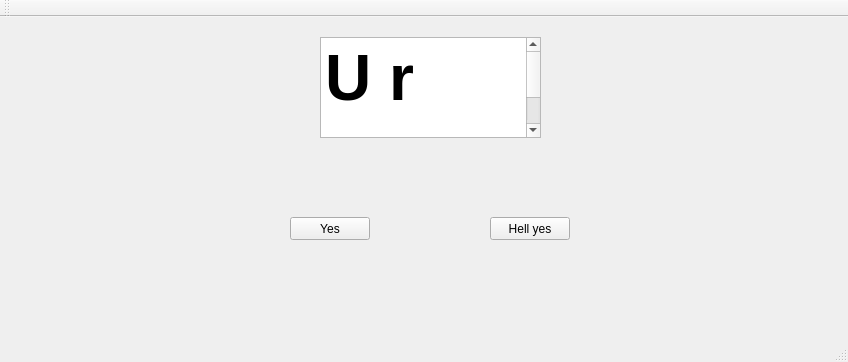
<?xml version="1.0" encoding="UTF-8"?>
<ui version="4.0">
 <class>MainWindow</class>
 <widget class="QMainWindow" name="MainWindow">
  <property name="geometry">
   <rect>
    <x>0</x>
    <y>0</y>
    <width>848</width>
    <height>362</height>
   </rect>
  </property>
  <property name="windowTitle">
   <string>MainWindow</string>
  </property>
  <widget class="QWidget" name="centralWidget">
   <widget class="QPushButton" name="pushButton">
    <property name="geometry">
     <rect>
      <x>290</x>
      <y>200</y>
      <width>80</width>
      <height>23</height>
     </rect>
    </property>
    <property name="text">
     <string>Yes</string>
    </property>
   </widget>
   <widget class="QPushButton" name="pushButton_2">
    <property name="geometry">
     <rect>
      <x>490</x>
      <y>200</y>
      <width>80</width>
      <height>23</height>
     </rect>
    </property>
    <property name="text">
     <string>Hell yes</string>
    </property>
   </widget>
   <widget class="QTextBrowser" name="textBrowser">
    <property name="geometry">
     <rect>
      <x>320</x>
      <y>20</y>
      <width>221</width>
      <height>101</height>
     </rect>
    </property>
    <property name="html">
     <string>&lt;!DOCTYPE HTML PUBLIC &quot;-//W3C//DTD HTML 4.0//EN&quot; &quot;http://www.w3.org/TR/REC-html40/strict.dtd&quot;&gt;
&lt;html&gt;&lt;head&gt;&lt;meta name=&quot;qrichtext&quot; content=&quot;1&quot; /&gt;&lt;style type=&quot;text/css&quot;&gt;
p, li { white-space: pre-wrap; }
&lt;/style&gt;&lt;/head&gt;&lt;body style=&quot; font-family:'Ubuntu'; font-size:11pt; font-weight:400; font-style:normal;&quot;&gt;
&lt;p style=&quot; margin-top:0px; margin-bottom:0px; margin-left:0px; margin-right:0px; -qt-block-indent:0; text-indent:0px;&quot;&gt;&lt;span style=&quot; font-size:48pt; font-weight:600;&quot;&gt;U r gay&lt;/span&gt;&lt;/p&gt;&lt;/body&gt;&lt;/html&gt;</string>
    </property>
   </widget>
  </widget>
  <widget class="QMenuBar" name="menuBar">
   <property name="geometry">
    <rect>
     <x>0</x>
     <y>0</y>
     <width>848</width>
     <height>21</height>
    </rect>
   </property>
  </widget>
  <widget class="QToolBar" name="mainToolBar">
   <attribute name="toolBarArea">
    <enum>TopToolBarArea</enum>
   </attribute>
   <attribute name="toolBarBreak">
    <bool>false</bool>
   </attribute>
  </widget>
  <widget class="QStatusBar" name="statusBar"/>
 </widget>
 <layoutdefault spacing="6" margin="11"/>
 <resources/>
 <connections/>
</ui>
